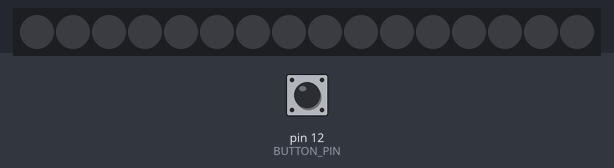
Bench run of a sketch on a simulated Arduino Uno, built with avr-gcc and run on an emulated ATmega328P. On the bench: 16 RGB LEDs in strip order, left to right. The test bench sets the inputs (shaded band); at power-on: pin 12 (BUTTON_PIN) HIGH. Dim RGB values are drawn brighter than linear.

Above: at 1.2 s.
1.3 s: pin 12 (BUTTON_PIN) pulled LOW for 0.15 s
At 1.62 s:
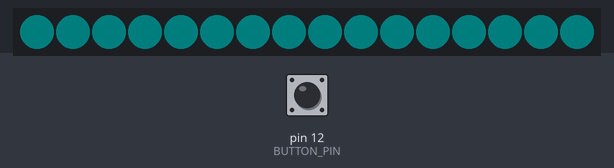
At 9.83 s:
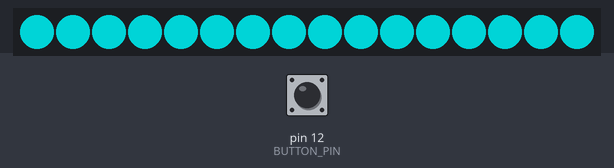

Measured:
- after the input at 1.3 s, the LEDs: first change after 0.12 s (image 1 shows a later state)

The sketch:

light_code.ino
```cpp
// This is a demonstration on how to use an input device to trigger changes on your neo pixels.
// You should wire a momentary push button to connect from ground to a digital IO pin.  When you
// press the button it will change to a new pixel animation.  Note that you need to press the
// button once to start the first animation!

#include <Adafruit_NeoPixel.h>

#define BUTTON_PIN   12    // Digital IO pin connected to the button.  This will be
// driven with a pull-up resistor so the switch should
// pull the pin to ground momentarily.  On a high -> low
// transition the button press logic will execute.

#define PIXEL_PIN    6    // Digital IO pin connected to the NeoPixels.

#define PIXEL_COUNT 16

// Parameter 1 = number of pixels in strip,  neopixel stick has 8
// Parameter 2 = pin number (most are valid)
// Parameter 3 = pixel type flags, add together as needed:
//   NEO_RGB     Pixels are wired for RGB bitstream
//   NEO_GRB     Pixels are wired for GRB bitstream, correct for neopixel stick
//   NEO_KHZ400  400 KHz bitstream (e.g. FLORA pixels)
//   NEO_KHZ800  800 KHz bitstream (e.g. High Density LED strip), correct for neopixel stick
Adafruit_NeoPixel strip = Adafruit_NeoPixel(PIXEL_COUNT, PIXEL_PIN, NEO_GRB + NEO_KHZ800);

bool oldState = HIGH;
int showType = 0;

void setup() {
  pinMode(BUTTON_PIN, INPUT_PULLUP);
  strip.begin();
  strip.show(); // Initialize all pixels to 'off'
}

void loop() {
  // Get current button state.
  bool newState = digitalRead(BUTTON_PIN);

  // Check if state changed from high to low (button press).
  if (newState == LOW && oldState == HIGH) {
    // Short delay to debounce button.
    delay(20);
    // Check if button is still low after debounce.
    newState = digitalRead(BUTTON_PIN);
    if (newState == LOW) {
      showType++;
      if (showType > 1)
        showType = 0;
      startShow(showType);
    }
  }

  // Set the last button state to the old state.
  oldState = newState;
}

void startShow(int i) {
  switch (i) {
    case 0: colorWipe(strip.Color(0, 0, 0), 50);    // Black/off
      break;
    case 1: purple_and_blue(20);
      break;
  }
}

// Fill the dots one after the other with a color
void colorWipe(uint32_t c, uint8_t wait) {
  for (uint16_t i = 0; i < strip.numPixels(); i++) {
    strip.setPixelColor(i, c);
    strip.show();
    delay(wait);
  }
}

void purple_and_blue(uint8_t wait) {
  fadeIn(0,206,209, 50);
  fadeIn(0, 0, 255, 50);
  fadeIn(127, 0, 255, 50);
  strip.setPixelColor(0, 127,0,255);
  strip.setPixelColor(1, 127,0,255);
  strip.setPixelColor(2, 127,0,255);
  strip.setPixelColor(3, 127,0,255);
  strip.setPixelColor(4, 127,0,255);
  strip.setPixelColor(5, 127,0,255);
  strip.setPixelColor(6, 127,0,255);
  strip.show();
  delay(1000);
}

void fadeIn(uint8_t red, uint8_t green, uint8_t blue, uint8_t wait) {
  for(uint8_t b=0; b <255; b++) {
     for(uint8_t i=0; i < strip.numPixels(); i++) {
        strip.setPixelColor(i, red*b/255, green*b/255, blue*b/255);
     }
     strip.show();
     delay(wait);
  };
};
```
